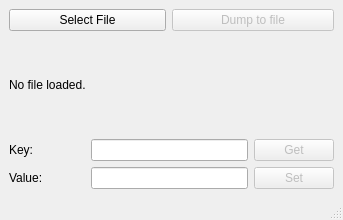
<?xml version="1.0" encoding="UTF-8"?>
<ui version="4.0">
 <class>MainWindow</class>
 <widget class="QMainWindow" name="MainWindow">
  <property name="geometry">
   <rect>
    <x>0</x>
    <y>0</y>
    <width>343</width>
    <height>220</height>
   </rect>
  </property>
  <property name="windowTitle">
   <string>JSON/XML Parser</string>
  </property>
  <widget class="QWidget" name="centralwidget">
   <layout class="QGridLayout" name="gridLayout">
    <item row="3" column="1" colspan="2">
     <widget class="QLineEdit" name="editValue"/>
    </item>
    <item row="2" column="1" colspan="2">
     <widget class="QLineEdit" name="editKey"/>
    </item>
    <item row="0" column="2" colspan="2">
     <widget class="QPushButton" name="buttonDumpToFile">
      <property name="enabled">
       <bool>false</bool>
      </property>
      <property name="text">
       <string>Dump to file</string>
      </property>
     </widget>
    </item>
    <item row="2" column="3">
     <widget class="QPushButton" name="buttonGet">
      <property name="enabled">
       <bool>false</bool>
      </property>
      <property name="text">
       <string>Get</string>
      </property>
     </widget>
    </item>
    <item row="0" column="0" colspan="2">
     <widget class="QPushButton" name="buttonSelectFile">
      <property name="text">
       <string>Select File</string>
      </property>
     </widget>
    </item>
    <item row="3" column="3">
     <widget class="QPushButton" name="buttonSet">
      <property name="enabled">
       <bool>false</bool>
      </property>
      <property name="text">
       <string>Set</string>
      </property>
     </widget>
    </item>
    <item row="2" column="0">
     <widget class="QLabel" name="labelKey">
      <property name="text">
       <string>Key:</string>
      </property>
     </widget>
    </item>
    <item row="3" column="0">
     <widget class="QLabel" name="labelValue">
      <property name="text">
       <string>Value:</string>
      </property>
     </widget>
    </item>
    <item row="1" column="0" colspan="4">
     <widget class="QLabel" name="labelMessage">
      <property name="text">
       <string>No file loaded.</string>
      </property>
     </widget>
    </item>
   </layout>
  </widget>
  <widget class="QMenuBar" name="menubar">
   <property name="geometry">
    <rect>
     <x>0</x>
     <y>0</y>
     <width>343</width>
     <height>24</height>
    </rect>
   </property>
  </widget>
  <widget class="QStatusBar" name="statusbar"/>
 </widget>
 <resources/>
 <connections/>
</ui>
